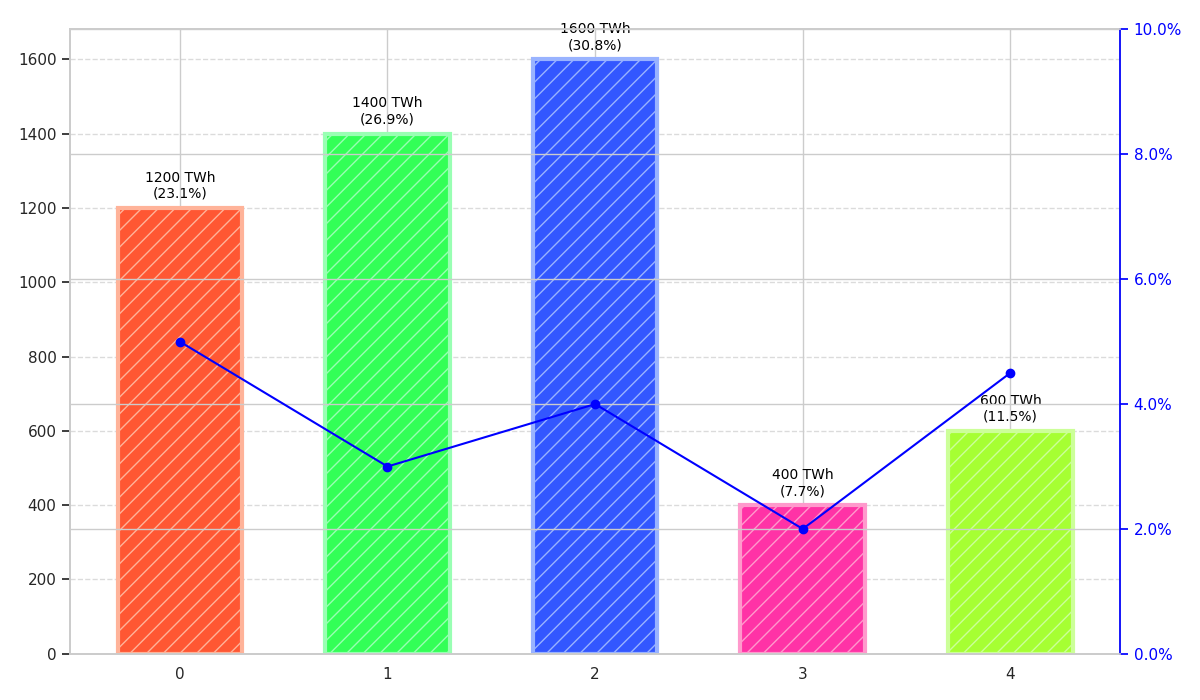

The Python source for this figure:
import matplotlib.pyplot as plt
import numpy as np
from matplotlib.ticker import FuncFormatter

energy_production = np.array([1200, 1400, 1600, 400, 600])  # in TWh
growth_rates = np.array([0.05, 0.03, 0.04, 0.02, 0.045])  # hypothetical growth rates
new_base_colors = ['#FF5733', '#33FF57', '#3357FF', '#FF33A6', '#A6FF33']  # a new set of colors
new_gradient_colors = ['#FFB399', '#99FFB3', '#99B3FF', '#FF99CC', '#CCFF99']

positions = np.arange(len(energy_production))

fig, ax1 = plt.subplots(figsize=(12, 7))

# Updating colors
for idx, (new_base_color, new_grad_color) in enumerate(zip(new_base_colors, new_gradient_colors)):
    ax1.bar(positions[idx], energy_production[idx], color=new_base_color, edgecolor=new_grad_color, linewidth=3, hatch='//', width=0.6)

total_production = np.sum(energy_production)
for idx, bar in enumerate(ax1.patches):
    height = bar.get_height()
    percentage = (height / total_production) * 100
    ax1.annotate(f'{height} TWh\n({percentage:.1f}%)',
                 xy=(bar.get_x() + bar.get_width() / 2, height),
                 xytext=(0, 5),
                 textcoords="offset points",
                 ha='center', va='bottom',
                 fontsize=10, color='black')

ax1.yaxis.grid(True, linestyle='--', alpha=0.7)

ax2 = ax1.twinx()
ax2.plot(positions, growth_rates * 100, color='blue', linestyle='-', marker='o')
ax2.set_ylim(0, 10)
ax2.yaxis.set_major_formatter(FuncFormatter(lambda y, _: f'{y:.1f}%'))
ax2.spines['right'].set_color('blue')
ax2.tick_params(axis='y', colors='blue')

plt.tight_layout()
plt.show()
